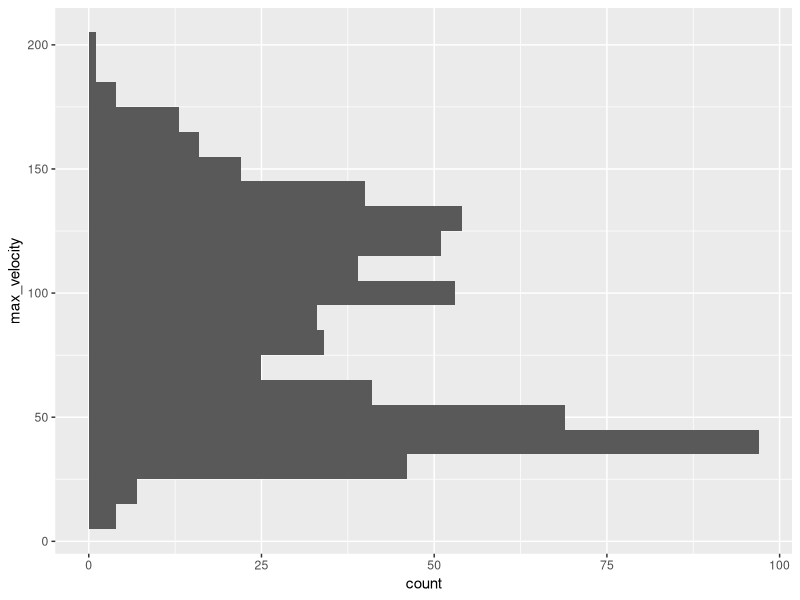
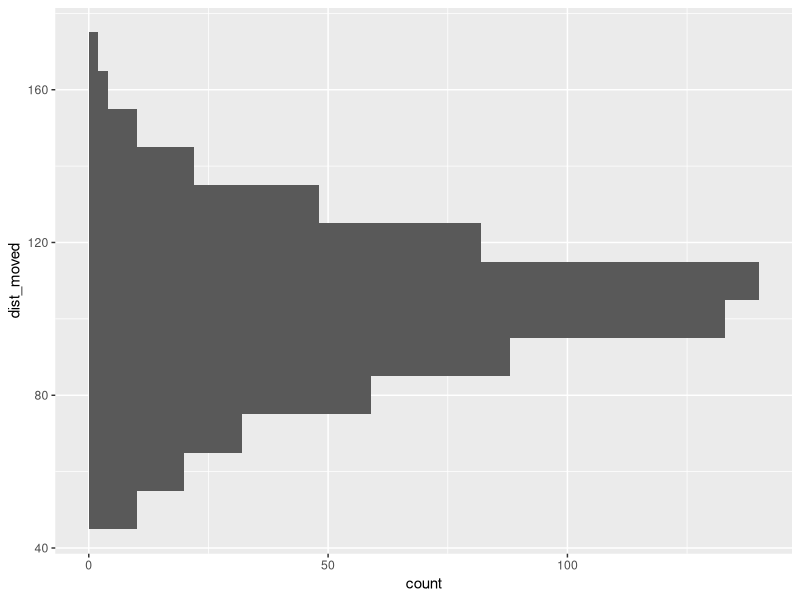

Recreate these plots in R, in order.
## ---- chunk 1

library(tidyverse)
library(dplyr)

## ---- chunk 2
Startle_per_20s <- read_csv("Startle_Trial_Stat_per_20s.csv")

## ---- chunk 3

 colnames(Startle_per_20s)[
     colnames(Startle_per_20s) == "Selection Result"
] <- "selection_result"

colnames(Startle_per_20s)[
     colnames(Startle_per_20s) == "Velocity...6"
   ] <- "max_velocity"

 colnames(Startle_per_20s)[
     colnames(Startle_per_20s) == "Distance moved 2"
] <- "dist_moved"


colnames(Startle_per_20s)[
     colnames(Startle_per_20s) == "Time bin"
     ] <- "time_bin"
## ---- chunk 4
class(Startle_per_20s$selection_result)
## ---- chunk 5
Startle_per_20s$selection_result <-
  as.factor(Startle_per_20s$selection_result)
class(Startle_per_20s$selection_result)
## ---- chunk 6
class(Startle_per_20s$max_velocity)

## ---- chunk 7
Startle_per_20s$max_velocity <-
    as.numeric(Startle_per_20s$max_velocity)
class(Startle_per_20s$max_velocity)



sum(is.na(Startle_per_20s$max_velocity))
## ---- chunk 8
class(Startle_per_20s$time_bin)
## ---- chunk 9
class(Startle_per_20s$dist_moved)

## ---- chunk 10
Startle_per_20s$dist_moved <- 
  as.numeric(Startle_per_20s$dist_moved)

class(Startle_per_20s$dist_moved)

sum(is.na(Startle_per_20s$dist_moved))
## ---- chunk 11
Startle_per_20s <- Startle_per_20s %>% filter(!is.na(max_velocity))
## ---- chunk 12
ggplot(
     data = subset(Startle_per_20s),
     aes (y = max_velocity)
 ) +
  geom_histogram(binwidth=10
                 )

## ---- chunk 13
ggplot(data=subset(Startle_per_20s), 
       aes(y=dist_moved)
)+
  geom_histogram(binwidth=10)
       
## ---- chunk 14
max_velocity_per_20s <- Startle_per_20s %>%
  group_by(Trial, Arena) %>%
  slice_min(`time_bin`, n = 1, with_ties = FALSE) %>%
  ungroup()

nrow(max_velocity_per_20s)
## ---- chunk 15
saveRDS(Startle_per_20s,"max_velocity")
